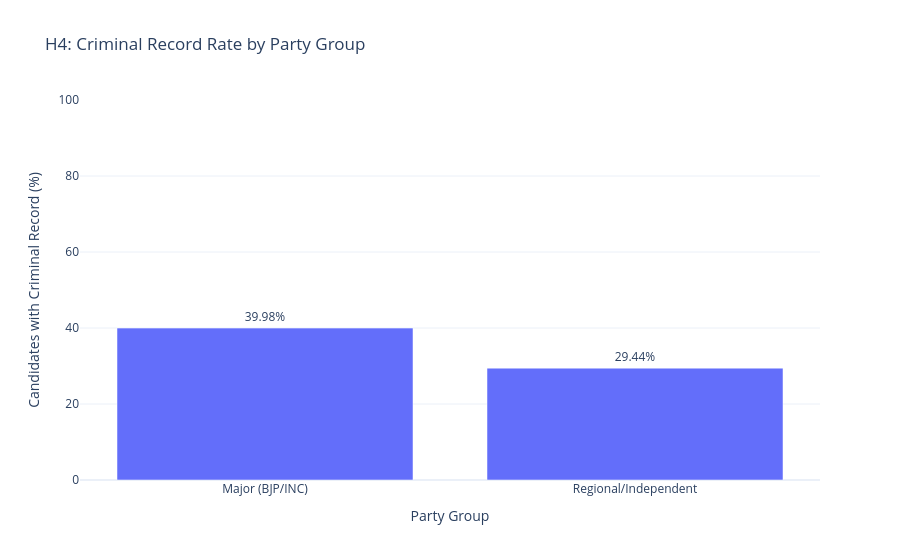

Notebook code for this chart:
### Markdown cell above
### H4: Party Tolerance for Crime

**Hypothesis**: Major parties (BJP/INC) have a higher proportion of candidates with criminal records than regional parties and independents.

**Analysis**: Calculate the proportion of candidates with criminal records for major parties (BJP/INC) vs regional/independent candidates, then compare these proportions.

### Code cell
# H4 analysis: party tolerance for crime
from scipy.stats import chi2_contingency

h4_df = df[['PARTY', 'CRIMINAL_CASES', 'HAS_CRIMINAL_RECORD']].dropna().copy()
major_parties = ['BJP', 'INC']

h4_df['PartyGroup'] = np.where(
    h4_df['PARTY'].isin(major_parties),
    'Major (BJP/INC)',
    'Regional/Independent'
)

# Proportion summary
h4_summary = h4_df.groupby('PartyGroup')['HAS_CRIMINAL_RECORD'].agg(['count', 'sum', 'mean']).reset_index()
h4_summary.columns = ['PartyGroup', 'Candidates', 'WithCriminalRecord', 'CriminalRate']
h4_summary['CriminalRatePercent'] = (h4_summary['CriminalRate'] * 100).round(2)

major_rate = h4_summary.loc[h4_summary['PartyGroup'] == 'Major (BJP/INC)', 'CriminalRate'].iloc[0]
other_rate = h4_summary.loc[h4_summary['PartyGroup'] == 'Regional/Independent', 'CriminalRate'].iloc[0]
rate_gap = (major_rate - other_rate) * 100

# Chi-square test for difference in proportions
h4_contingency = pd.crosstab(h4_df['PartyGroup'], h4_df['HAS_CRIMINAL_RECORD'])
chi2_h4, p_value_h4, _, _ = chi2_contingency(h4_contingency)

print('H4 Result Table')
display(h4_summary[['PartyGroup', 'Candidates', 'WithCriminalRecord', 'CriminalRatePercent']])
print(f"\nCriminal-record rate (Major): {major_rate * 100:.2f}%")
print(f"Criminal-record rate (Regional/Independent): {other_rate * 100:.2f}%")
print(f"Rate gap (Major - Regional/Independent): {rate_gap:.2f} percentage points")
print(f"\nChi-square test p-value: {p_value_h4:.6f}")
print(f"Significant difference (p < 0.05): {p_value_h4 < 0.05}")

# Visualization: direct group comparison
fig_h4_bar = px.bar(
    h4_summary,
    x='PartyGroup',
    y='CriminalRatePercent',
    text='CriminalRatePercent',
    title='H4: Criminal Record Rate by Party Group',
    labels={'CriminalRatePercent': 'Candidates with Criminal Record (%)', 'PartyGroup': 'Party Group'}
)
fig_h4_bar.update_traces(texttemplate='%{text:.2f}%', textposition='outside')
fig_h4_bar.update_yaxes(range=[0, max(100, h4_summary['CriminalRatePercent'].max() + 5)])
fig_h4_bar.show()

### Figure 1 — Plotly figure (JSON) as saved in the notebook; plotly's stock layout.template omitted (floating-point values rounded to 4 significant figures)
{"data": [{"hovertemplate": "Party Group=%{x}<br>Candidates with Criminal Record (%)=%{text}<extra></extra>", "legendgroup": "", "marker": {"color": "#636efa", "pattern": {"shape": ""}}, "name": "", "orientation": "v", "showlegend": false, "text": [39.98, 29.44], "textposition": "outside", "texttemplate": "%{text:.2f}%", "type": "bar", "x": ["Major (BJP/INC)", "Regional/Independent"], "xaxis": "x", "y": [39.98, 29.44], "yaxis": "y"}], "layout": {"barmode": "relative", "legend": {"tracegroupgap": 0}, "title": {"text": "H4: Criminal Record Rate by Party Group"}, "xaxis": {"anchor": "y", "domain": [0, 1], "title": {"text": "Party Group"}}, "yaxis": {"anchor": "x", "domain": [0, 1], "range": [0, 100], "title": {"text": "Candidates with Criminal Record (%)"}}}}
